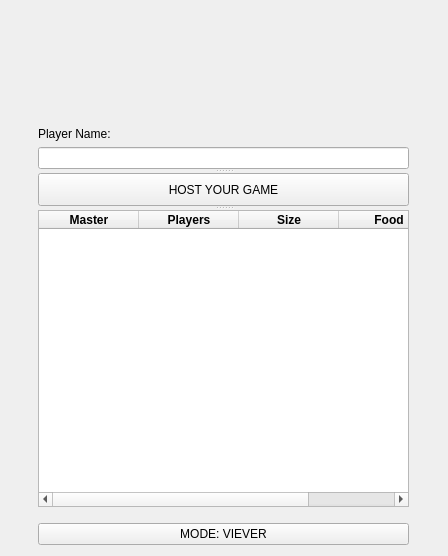
<?xml version="1.0" encoding="UTF-8"?>
<ui version="4.0">
 <class>client</class>
 <widget class="QWidget" name="client">
  <property name="geometry">
   <rect>
    <x>0</x>
    <y>0</y>
    <width>448</width>
    <height>556</height>
   </rect>
  </property>
  <property name="windowTitle">
   <string>Form</string>
  </property>
  <layout class="QGridLayout" name="gridLayout">
   <item row="0" column="0">
    <spacer name="horizontalSpacer">
     <property name="orientation">
      <enum>Qt::Horizontal</enum>
     </property>
     <property name="sizeType">
      <enum>QSizePolicy::Maximum</enum>
     </property>
     <property name="sizeHint" stdset="0">
      <size>
       <width>20</width>
       <height>20</height>
      </size>
     </property>
    </spacer>
   </item>
   <item row="0" column="1">
    <widget class="QSplitter" name="splitter">
     <property name="orientation">
      <enum>Qt::Vertical</enum>
     </property>
     <widget class="QWidget" name="layoutWidget">
      <layout class="QVBoxLayout" name="verticalLayout_2">
       <item>
        <widget class="QLabel" name="gameLabel">
         <property name="sizePolicy">
          <sizepolicy hsizetype="Minimum" vsizetype="Minimum">
           <horstretch>0</horstretch>
           <verstretch>0</verstretch>
          </sizepolicy>
         </property>
         <property name="text">
          <string/>
         </property>
         <property name="pixmap">
          <pixmap>snakes.gif</pixmap>
         </property>
         <property name="scaledContents">
          <bool>false</bool>
         </property>
         <property name="alignment">
          <set>Qt::AlignCenter</set>
         </property>
        </widget>
       </item>
       <item>
        <layout class="QVBoxLayout" name="verticalLayout">
         <item>
          <spacer name="verticalSpacer">
           <property name="orientation">
            <enum>Qt::Vertical</enum>
           </property>
           <property name="sizeHint" stdset="0">
            <size>
             <width>20</width>
             <height>40</height>
            </size>
           </property>
          </spacer>
         </item>
         <item>
          <widget class="QLabel" name="playerNameLabel">
           <property name="sizePolicy">
            <sizepolicy hsizetype="Preferred" vsizetype="Fixed">
             <horstretch>0</horstretch>
             <verstretch>0</verstretch>
            </sizepolicy>
           </property>
           <property name="text">
            <string>Player Name:</string>
           </property>
          </widget>
         </item>
         <item>
          <widget class="QLineEdit" name="playerNameLine"/>
         </item>
        </layout>
       </item>
      </layout>
     </widget>
     <widget class="QPushButton" name="hostButton">
      <property name="text">
       <string>HOST YOUR GAME</string>
      </property>
     </widget>
     <widget class="QTableWidget" name="avaliableGamesTable">
      <property name="maximumSize">
       <size>
        <width>371</width>
        <height>16777215</height>
       </size>
      </property>
      <property name="sizeAdjustPolicy">
       <enum>QAbstractScrollArea::AdjustIgnored</enum>
      </property>
      <property name="editTriggers">
       <set>QAbstractItemView::NoEditTriggers</set>
      </property>
      <property name="columnCount">
       <number>4</number>
      </property>
      <attribute name="horizontalHeaderMinimumSectionSize">
       <number>4</number>
      </attribute>
      <attribute name="verticalHeaderVisible">
       <bool>false</bool>
      </attribute>
      <column>
       <property name="text">
        <string>Master</string>
       </property>
       <property name="font">
        <font>
         <bold>true</bold>
        </font>
       </property>
      </column>
      <column>
       <property name="text">
        <string>Players</string>
       </property>
       <property name="font">
        <font>
         <bold>true</bold>
        </font>
       </property>
      </column>
      <column>
       <property name="text">
        <string>Size</string>
       </property>
       <property name="font">
        <font>
         <bold>true</bold>
        </font>
       </property>
      </column>
      <column>
       <property name="text">
        <string>Food</string>
       </property>
       <property name="font">
        <font>
         <bold>true</bold>
        </font>
       </property>
      </column>
     </widget>
    </widget>
   </item>
   <item row="0" column="2">
    <spacer name="horizontalSpacer_2">
     <property name="orientation">
      <enum>Qt::Horizontal</enum>
     </property>
     <property name="sizeType">
      <enum>QSizePolicy::Maximum</enum>
     </property>
     <property name="sizeHint" stdset="0">
      <size>
       <width>20</width>
       <height>20</height>
      </size>
     </property>
    </spacer>
   </item>
   <item row="1" column="1">
    <spacer name="verticalSpacer_2">
     <property name="orientation">
      <enum>Qt::Vertical</enum>
     </property>
     <property name="sizeType">
      <enum>QSizePolicy::Maximum</enum>
     </property>
     <property name="sizeHint" stdset="0">
      <size>
       <width>20</width>
       <height>10</height>
      </size>
     </property>
    </spacer>
   </item>
   <item row="2" column="1">
    <widget class="QPushButton" name="modeButton">
     <property name="text">
      <string>MODE: VIEVER</string>
     </property>
    </widget>
   </item>
  </layout>
 </widget>
 <resources/>
 <connections/>
</ui>
